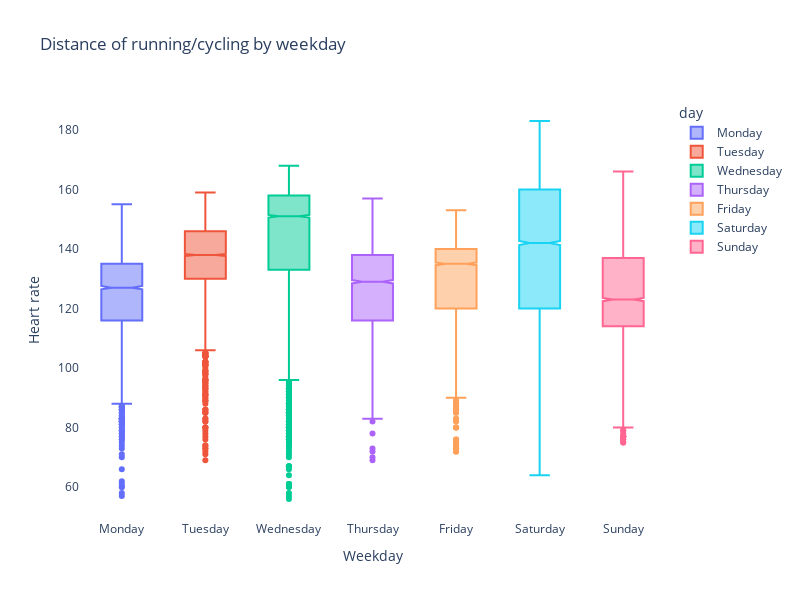

Here is the notebook cell this chart was saved with:
### Markdown cell above
## Box Plot

* Box plot shows the five key elements of a dataset, the minimum, the maximum, the median, the upper quartile, and the lower quartile.

### Code cell
fig = px.box(d, x='day', y='heart_rate', color='day', notched=True, title="Distance of running/cycling by weekday", width=800, height=600)

fig.update_layout(
    xaxis=dict(title="Weekday", zeroline=False, showgrid=False),
    yaxis=dict(title='Heart rate', showgrid=False),
    plot_bgcolor='white'
)
fig.show()

### Figure 1 — Plotly figure (JSON) as saved in the notebook; plotly's stock layout.template omitted (floating-point values rounded to 4 significant figures; data arrays with more than 128 entries replaced by an {"elided": "..."} marker saying what was removed)
{"data": [{"alignmentgroup": "True", "hovertemplate": "day=%{x}<br>heart_rate=%{y}<extra></extra>", "legendgroup": "Monday", "marker": {"color": "#636efa"}, "name": "Monday", "notched": true, "offsetgroup": "Monday", "orientation": "v", "showlegend": true, "type": "box", "x": {"elided": "4094 str values"}, "x0": " ", "xaxis": "x", "y": {"elided": "4094 int values"}, "y0": " ", "yaxis": "y"}, {"alignmentgroup": "True", "hovertemplate": "day=%{x}<br>heart_rate=%{y}<extra></extra>", "legendgroup": "Tuesday", "marker": {"color": "#EF553B"}, "name": "Tuesday", "notched": true, "offsetgroup": "Tuesday", "orientation": "v", "showlegend": true, "type": "box", "x": {"elided": "5783 str values"}, "x0": " ", "xaxis": "x", "y": {"elided": "5783 int values"}, "y0": " ", "yaxis": "y"}, {"alignmentgroup": "True", "hovertemplate": "day=%{x}<br>heart_rate=%{y}<extra></extra>", "legendgroup": "Wednesday", "marker": {"color": "#00cc96"}, "name": "Wednesday", "notched": true, "offsetgroup": "Wednesday", "orientation": "v", "showlegend": true, "type": "box", "x": {"elided": "8588 str values"}, "x0": " ", "xaxis": "x", "y": {"elided": "8588 int values"}, "y0": " ", "yaxis": "y"}, {"alignmentgroup": "True", "hovertemplate": "day=%{x}<br>heart_rate=%{y}<extra></extra>", "legendgroup": "Thursday", "marker": {"color": "#ab63fa"}, "name": "Thursday", "notched": true, "offsetgroup": "Thursday", "orientation": "v", "showlegend": true, "type": "box", "x": {"elided": "3821 str values"}, "x0": " ", "xaxis": "x", "y": {"elided": "3821 int values"}, "y0": " ", "yaxis": "y"}, {"alignmentgroup": "True", "hovertemplate": "day=%{x}<br>heart_rate=%{y}<extra></extra>", "legendgroup": "Friday", "marker": {"color": "#FFA15A"}, "name": "Friday", "notched": true, "offsetgroup": "Friday", "orientation": "v", "showlegend": true, "type": "box", "x": {"elided": "4813 str values"}, "x0": " ", "xaxis": "x", "y": {"elided": "4813 int values"}, "y0": " ", "yaxis": "y"}, {"alignmentgroup": "True", "hovertemplate": "day=%{x}<br>heart_rate=%{y}<extra></extra>", "legendgroup": "Saturday", "marker": {"color": "#19d3f3"}, "name": "Saturday", "notched": true, "offsetgroup": "Saturday", "orientation": "v", "showlegend": true, "type": "box", "x": {"elided": "8700 str values"}, "x0": " ", "xaxis": "x", "y": {"elided": "8700 int values"}, "y0": " ", "yaxis": "y"}, {"alignmentgroup": "True", "hovertemplate": "day=%{x}<br>heart_rate=%{y}<extra></extra>", "legendgroup": "Sunday", "marker": {"color": "#FF6692"}, "name": "Sunday", "notched": true, "offsetgroup": "Sunday", "orientation": "v", "showlegend": true, "type": "box", "x": {"elided": "4792 str values"}, "x0": " ", "xaxis": "x", "y": {"elided": "4792 int values"}, "y0": " ", "yaxis": "y"}], "layout": {"boxmode": "overlay", "height": 600, "legend": {"title": {"text": "day"}, "tracegroupgap": 0}, "plot_bgcolor": "white", "title": {"text": "Distance of running/cycling by weekday"}, "width": 800, "xaxis": {"anchor": "y", "categoryarray": ["Monday", "Tuesday", "Wednesday", "Thursday", "Friday", "Saturday", "Sunday"], "categoryorder": "array", "domain": [0, 1], "showgrid": false, "title": {"text": "Weekday"}, "zeroline": false}, "yaxis": {"anchor": "x", "domain": [0, 1], "showgrid": false, "title": {"text": "Heart rate"}}}}
